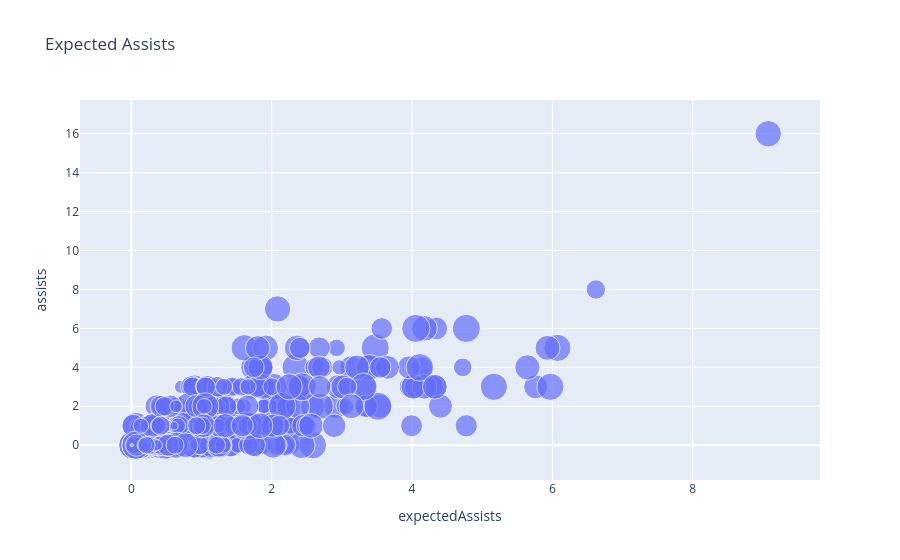

Source (notebook cell):
### Markdown cell above
This map tells me that for a higher and successful conversion of assists, the player's big chances created, key passes, and expected assists take high priority. The player's sucessful dribbles and minutes played does apply moderately towards the value of the assists.

### Code cell
import plotly.express as px

df['player_position'] = df['position'].astype(str).str.strip()
player_info = ['team_name', 
               'keyPasses', 
               'bigChancesCreated', 
               'totalAttemptAssist', 
               'successfulDribbles', 
               'minutesPlayed']

fig = px.scatter(
    df,
    x= 'expectedAssists',
    y= 'assists',
    size = 'minutesPlayed',
    hover_name = 'player_name',
    hover_data= player_info,
    title = 'Expected Assists'
)
fig.show()

### Figure 1 — Plotly figure (JSON) as saved in the notebook; plotly's stock layout.template omitted (floating-point values rounded to 4 significant figures; data arrays with more than 128 entries replaced by an {"elided": "..."} marker saying what was removed)
{"data": [{"customdata": {"elided": "517x6 mixed values"}, "hovertemplate": "<b>%{hovertext}</b><br><br>expectedAssists=%{x}<br>assists=%{y}<br>minutesPlayed=%{customdata[5]}<br>team_name=%{customdata[0]}<br>keyPasses=%{customdata[1]}<br>bigChancesCreated=%{customdata[2]}<br>totalAttemptAssist=%{customdata[3]}<br>successfulDribbles=%{customdata[4]}<extra></extra>", "hovertext": {"elided": "517 str values"}, "legendgroup": "", "marker": {"color": "#636efa", "size": {"elided": "517 int values"}, "sizemode": "area", "sizeref": 6.975, "symbol": "circle"}, "mode": "markers", "name": "", "orientation": "v", "showlegend": false, "type": "scatter", "x": {"elided": "517 float values"}, "xaxis": "x", "y": {"elided": "517 int values"}, "yaxis": "y"}], "layout": {"legend": {"itemsizing": "constant", "tracegroupgap": 0}, "title": {"text": "Expected Assists"}, "xaxis": {"anchor": "y", "domain": [0, 1], "title": {"text": "expectedAssists"}}, "yaxis": {"anchor": "x", "domain": [0, 1], "title": {"text": "assists"}}}}
